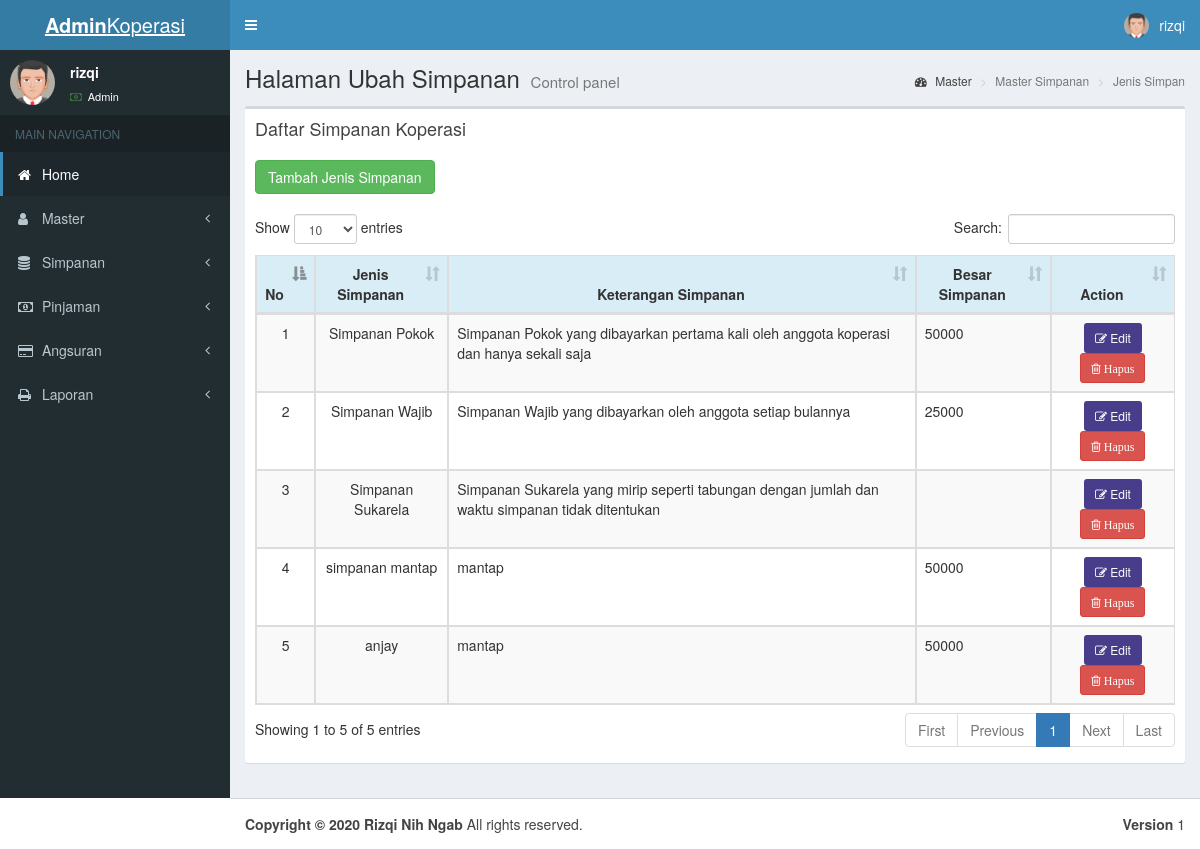
The page /page-ubahsimpanan.php (signed in) on the database as committed earlier.
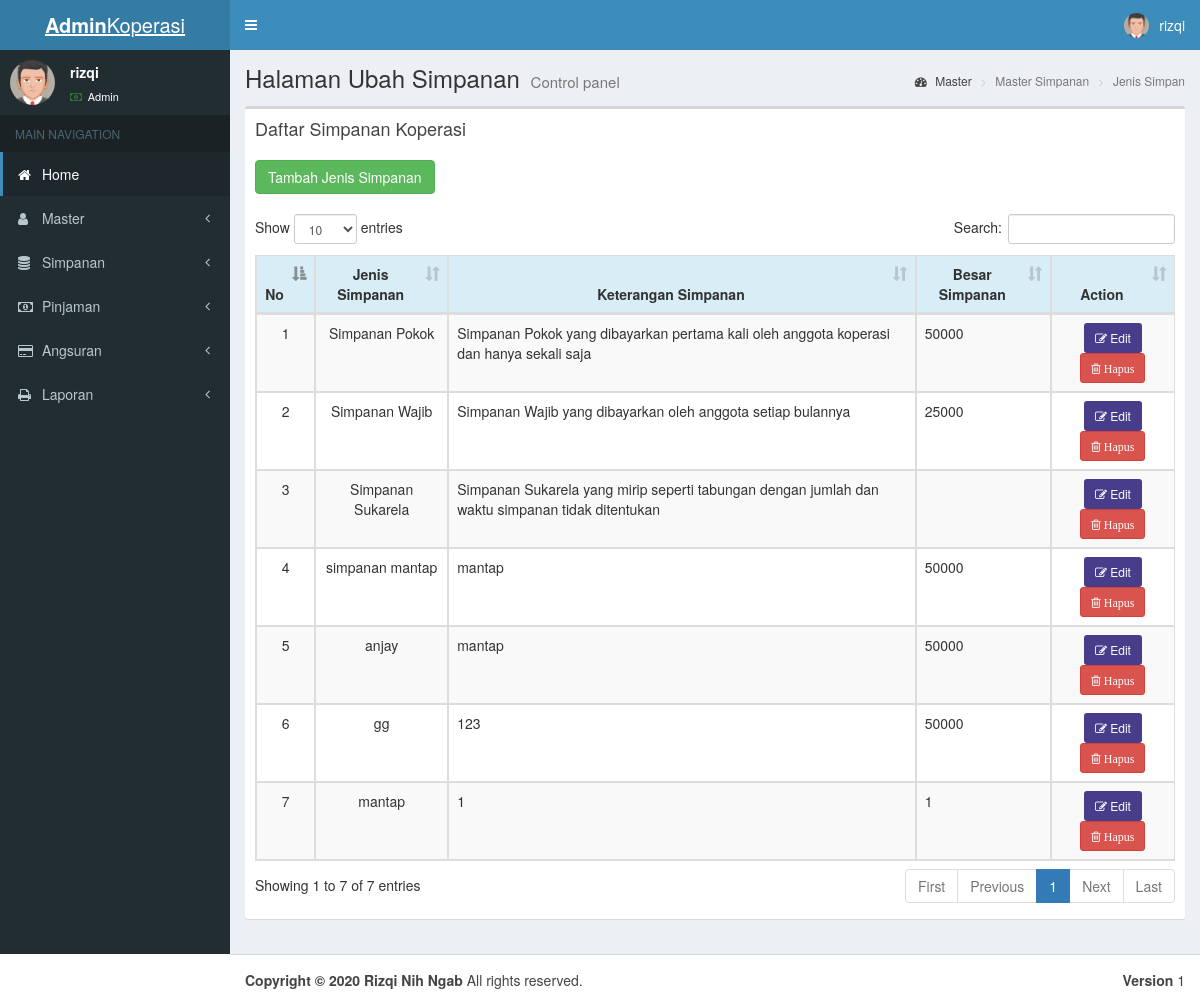
The same page on the database as committed later.
### tables this page shows
CREATE TABLE `k_simpanan` (
  `id` int NOT NULL,
  `nm_simpanan` varchar(25) NOT NULL,
  `ket_simpanan` text NOT NULL,
  `besar_simpanan` varchar(20) NOT NULL
);

### main-ubahsimpanan.php (the view, shortened to what this page needs)
<?php include 'koneksi.php';
?>
<link rel="stylesheet" href="https://maxcdn.bootstrapcdn.com/bootstrap/3.3.6/css/bootstrap.min.css" />
<div class="content-wrapper">
    <section class="content-header">
        <h1>
            Halaman Ubah Simpanan
            <small>Control panel</small>
        </h1>
        <ol class="breadcrumb">
            <li><a href="index.php"><i class="fa fa-dashboard"></i> Master</a></li>
            <li class="active">Master Simpanan</li>
            <li class="active">Jenis Simpan</li>
        </ol>
    </section>
    <section class="content">
        <div class="box">
            <div class="box-header">
                <h3 class="box-title">Daftar Simpanan Koperasi</h3>
            </div>
            <div class="box-body">
                <?php
                $sql = mysqli_query($conn, "SELECT * FROM k_simpanan");
                ?>
                <table id="dataTable" class="table table-bordered table-striped">
                    <button type="button" name="age" id="age" data-toggle="modal" data-target="#add_data_Modal"
                        class="btn btn-success">Tambah Jenis Simpanan</button>
                    <br></br>
                    <thead>
                        <tr class="info">
                            <th>
                                <center>No</center>
                            </th>
                            <th>
                                <center>Jenis Simpanan</center>
                            </th>
                            <th>
                                <center>Keterangan Simpanan</center>
                            </th>
                            <th>
                                <center>Besar Simpanan</center>
                            </th>
                            <th>
                                <center>Action</center>
                            </th>
                        </tr>
                    </thead>
                    <tbody>
                        <tr>
                            <?php
                            $no = 1;
                            while ($data = mysqli_fetch_array($sql)) {
                            ?>
                            <td>
                                <center>
                                    <?php echo $no; ?>
                                </center>
                            </td>
                            <td>
                                <center>
                                    <?php echo $data['nm_simpanan']; ?>
                                </center>
                            </td>
                            <td>
                                <?php echo $data['ket_simpanan']; ?>
                            </td>
                            <td>
                                <?php echo $data['besar_simpanan'] ?>
                            </td>
                            <td>
                                <center>
                                    <a type="button" name="edit" value="Edit" data-toggle="modal"
                                        data-target="#editModal<?php echo $row["id"]; ?>" title="Edit Data ini"
                                        class="btn btn-sm" style="background: darkslateblue;color:white;"><i
                                            class="fa fa-edit "></i>
                                        Edit
                                    </a>
                                    <a href="proses.php?id=<?php echo $data['id']; ?>&requbs=dell"
                                        title="Hapus Simpanan" class="btn btn-danger btn-sm"
                                        onClick="return confirm('Yakin mau berhenti?');"><span class="fa fa-trash-o">
                                            Hapus</span>
                                    </a>
                                </center>
                            </td>
                        </tr>
                        <div id="editModal<?php echo $row["id"]; ?>" class="modal fade">
                            <div class="modal-dialog">
                                <?php
                                $no++;
                            }
                                ?>
                    </tbody>
                </table>
            </div>
        </div>
    </section>
</div>
</html>

Rows that differ between the two databases and show on the page:
added k_simpanan: nm_simpanan "gg", ket_simpanan "123", besar_simpanan "50000"
added k_simpanan: nm_simpanan "mantap", ket_simpanan "1", besar_simpanan "1"
Other text that changed with them:
text written by a page script: "Show entries Search: Showing 1 to 5 of 5 entries First Previous 1 Next Last" → "Show entries Search: Showing 1 to 7 of 7 entries First Previous 1 Next Last"
